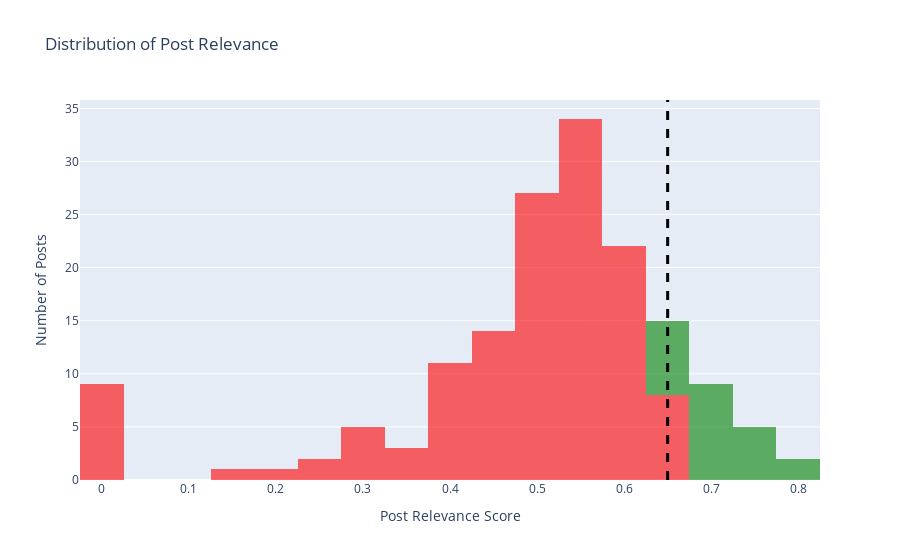

Notebook cell for this chart:
### Markdown cell above
### Distribution of relevance scores: the following shows a distribution of how discussion across posts in this subreddit tends to be relevant. (A simpler form of showing overall comment relevance)

### Code cell
hist_df = posts_df.copy()
hist_df["color"] = np.select(
    [hist_df["post_relevance"].gt(0.65), hist_df["post_relevance"].lt(0.65)],
    ["green", "red"],
    "orange"
)
fig = px.histogram(hist_df, x="post_relevance",
                    title='Distribution of Post Relevance',
                    labels={'post_relevance':'Post Relevance Score', 'count':'Number of Posts'},
                    opacity=0.6, 
                    color="color",
                    color_discrete_map={
                    "green": "green",
                    "red": "red",
                    "orange": "orange"
                    })

fig.update_layout(yaxis_title="Number of Posts", showlegend=False)

fig.add_vline(x=0.65, line_width=3, line_dash="dash", line_color="black")

#include lines for classifying relevant or not : t-test for relevance 0.65< 
fig.show()

### Figure 1 — Plotly figure (JSON) as saved in the notebook; plotly's stock layout.template omitted (floating-point values rounded to 4 significant figures; data arrays with more than 128 entries replaced by an {"elided": "..."} marker saying what was removed)
{"data": [{"alignmentgroup": "True", "bingroup": "x", "hovertemplate": "color=red<br>Post Relevance Score=%{x}<br>count=%{y}<extra></extra>", "legendgroup": "red", "marker": {"color": "red", "opacity": 0.6, "pattern": {"shape": ""}}, "name": "red", "offsetgroup": "red", "orientation": "v", "showlegend": true, "type": "histogram", "x": {"elided": "137 float values"}, "xaxis": "x", "yaxis": "y"}, {"alignmentgroup": "True", "bingroup": "x", "hovertemplate": "color=green<br>Post Relevance Score=%{x}<br>count=%{y}<extra></extra>", "legendgroup": "green", "marker": {"color": "green", "opacity": 0.6, "pattern": {"shape": ""}}, "name": "green", "offsetgroup": "green", "orientation": "v", "showlegend": true, "type": "histogram", "x": [0.6587, 0.7428, 0.7551, 0.7474, 0.661, 0.7303, 0.684, 0.6857, 0.7084, 0.6757, 0.685, 0.6846, 0.7024, 0.6621, 0.6615, 0.6707, 0.7001, 0.7634, 0.6548, 0.6885, 0.7901, 0.8089, 0.6567], "xaxis": "x", "yaxis": "y"}], "layout": {"barmode": "relative", "legend": {"title": {"text": "color"}, "tracegroupgap": 0}, "shapes": [{"line": {"color": "black", "dash": "dash", "width": 3}, "type": "line", "x0": 0.65, "x1": 0.65, "xref": "x", "y0": 0, "y1": 1, "yref": "y domain"}], "showlegend": false, "title": {"text": "Distribution of Post Relevance"}, "xaxis": {"anchor": "y", "domain": [0, 1], "title": {"text": "Post Relevance Score"}}, "yaxis": {"anchor": "x", "domain": [0, 1], "title": {"text": "Number of Posts"}}}}
